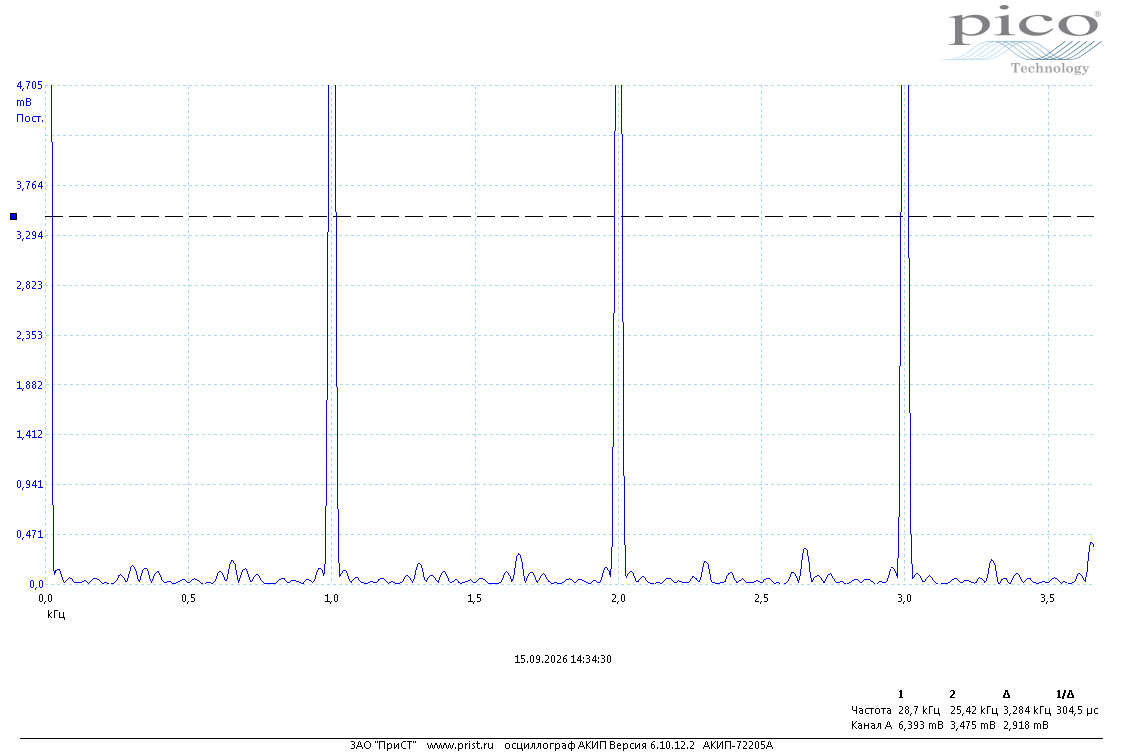
#> input picture 3.6.1/report/img/spectrum_rect_nu1.png, 1122 x 753 px, given in place of spectrum_am_wide_1.png, which was not available; the run also reads 4 pictures not shown here
$ python digitize_screens.py ../report/img/spectrum_rect_nu1.png
#> lines starting #> are read from the running program, lines starting #| are printed output that depends on the picture; after the words box and inside, x2 and y2 are one past the last pixel; in counts of white or black regions, pixels touching at a corner belong together; pictures that were not available may be replaced by others from this repository, and a replacement may not be noted
"""Снятие отсчётов со скриншотов PicoScope (report/img/*.png) -> data/raw/screens/.

Скриншоты спектров -- первичный результат измерений этой работы. Скрипт
переводит изображение в числа так же, как это делается курсорами
осциллографа: по калибровке осей (положение линий сетки и подписи к ним)
находит частоты и амплитуды спектральных линий.

Алгоритм
--------
* Линии сетки имеют цвет (173, 216, 230); по ним и по подписям осей
  (занесены вручную в словарь SCREENS ниже) строится линейная калибровка
  «пиксель -> кГц, мВ».
* Кривая спектра рисуется синим и чёрным; для каждого столбца пикселей
  берётся самая верхняя точка кривой (пунктирные горизонтальные курсоры
  исключаются).
* Амплитуда линии -- максимум кривой в окне вокруг ожидаемой частоты,
  частота -- середина столбцов, в которых кривая поднимается не ниже чем
  на 1 пиксель от максимума.
* Если вершина линии упирается в верхнюю границу экрана, линия помечается
  clipped = 1 (амплитуда известна лишь как нижняя граница).

Погрешность отсчёта -- 1 пиксель; её значение по каждой оси записывается
в столбцы sigma_*.

Сырые данные не перезаписываются: если выходной файл уже существует,
скрипт его пропускает (перезапись -- только с ключом --force).

Запуск (из каталога работы):
    python scripts/digitize_screens.py [--force]
"""

from __future__ import annotations

import sys
from pathlib import Path

import numpy as np
import pandas as pd
from PIL import Image

from lab_utils import FIG_DIR, RAW_DIR

OUT_DIR = RAW_DIR / "screens"

GRID_RGB = (173, 216, 230)

# ---------------------------------------------------------------------------
# Калибровка осей: (x_px0, x0, x_px1, x1), (y_px0, y0, y_px1, y1)
# x_px/y_px -- положения крайних линий сетки, x0, y0 ... -- подписи к ним.
# ---------------------------------------------------------------------------
RECT_X = (45, 0.0, 1000, 6.0)            # кГц
RECT_Y = (584, 0.0, 85, 20.1)           # мВ
SCREENS = {
    "spectrum_rect_nu1.png":  ((45, 0.0, 1048, 3.5), (584, 0.0, 85, 4.705)),
    "spectrum_rect_nu2.png":  (RECT_X, RECT_Y),
    "spectrum_rect_nu3.png":  (RECT_X, RECT_Y),
    "spectrum_rect_nu4.png":  (RECT_X, RECT_Y),
    "spectrum_rect_tau100.png": (RECT_X, RECT_Y),
    "spectrum_rect_tau200.png": (RECT_X, RECT_Y),
    "spectrum_rect_tau250.png": (RECT_X, RECT_Y),
    "spectrum_burst_T1_N5.png":  ((170, 30.0, 1033, 80.0), (650, 0.0, 85, 13.42)),
    "spectrum_burst_T2_N5.png":  ((170, 30.0, 1033, 80.0), (650, 0.0, 85, 13.42)),
    "spectrum_burst_T1_N10.png": ((170, 30.0, 1033, 80.0), (650, 0.0, 85, 13.42)),
    "spectrum_burst_nu100_N10.png": ((170, 30.0, 1033, 80.0), (650, 0.0, 85, 13.42)),
    "spectrum_am.png":        ((36, 25.0, 1110, 75.0), (650, 19.17, 85, 843.6)),
    "spectrum_am_wide_1.png": ((45, 0.0, 985, 700.0), (650, 0.0, 85, 50.0)),
    "spectrum_am_wide_2.png": ((45, 0.0, 985, 700.0), (650, 0.0, 85, 50.0)),
    "spectrum_am_wide_3.png": ((45, 0.0, 985, 700.0), (650, 0.0, 85, 50.0)),
    "filter_spectrum.png":    ((45, 0.0, 1062, 3.5), (650, 0.0, 85, 53.68)),   # МГц
}

# Параметры сигналов прямоугольных импульсов на скриншотах части А
# (период T в мс, длительность tau в мкс). Период проверяется по спектру.
RECT_SCREENS = {
    "spectrum_rect_nu1.png":    (1.0, 50.0),
    "spectrum_rect_nu2.png":    (0.5, 50.0),
    "spectrum_rect_nu3.png":    (1.0 / 3.0, 50.0),
    "spectrum_rect_nu4.png":    (0.2, 50.0),
    "spectrum_rect_tau100.png": (0.5, 100.0),
    "spectrum_rect_tau200.png": (0.5, 200.0),
    "spectrum_rect_tau250.png": (0.5, 250.0),
}


class Screen:
    """Оцифрованная кривая одного скриншота спектра."""

    def __init__(self, name: str) -> None:
        (xp0, x0, xp1, x1), (yp0, y0, yp1, y1) = SCREENS[name]
        self.name = name
        self.kx = (x1 - x0) / (xp1 - xp0)
        self.ky = (y1 - y0) / (yp1 - yp0)
        self.x0, self.xp0, self.y0, self.yp0 = x0, xp0, y0, yp0
        self.y_top = y1                       # верхняя граница экрана

        rgb = np.asarray(Image.open(FIG_DIR / name).convert("RGB")).astype(int)
        r, g, b = rgb[..., 0], rgb[..., 1], rgb[..., 2]
        blue = (r < 60) & (g < 60) & (b > 200)
        black = (r < 60) & (g < 60) & (b < 60)
        mask = blue | black
        for i in range(mask.shape[0]):        # пунктирные курсоры
            if black[i].sum() > 250:
                mask[i] = False

        top, bottom = min(yp0, yp1), max(yp0, yp1)
        cols, vals = [], []
        # левый край области графика (слева от него -- подписи оси Y)
        left = 40 if name == "spectrum_am.png" else 48
        for j in range(left, rgb.shape[1] - 30):
            idx = np.nonzero(mask[top:bottom + 1, j])[0]
            if len(idx):
                cols.append(j)
                vals.append(top + idx[0])
        self.cols = np.array(cols)
        self.rows = np.array(vals)
        self.x = x0 + (self.cols - xp0) * self.kx
        self.y = y0 + (self.rows - yp0) * self.ky

    @property
    def sigma_x(self) -> float:
        return abs(self.kx)

    @property
    def sigma_y(self) -> float:
        return abs(self.ky)

    def line(self, nu: float, half_window: float) -> tuple[float, float, int]:
        """Частота, амплитуда и признак «зашкаливания» линии около nu."""
        m = (self.x > nu - half_window) & (self.x < nu + half_window)
        if not m.any():
            return np.nan, np.nan, 0
        y = self.y[m]
        x = self.x[m]
        ymax = y.max()
        top = np.abs(y - ymax) <= self.sigma_y * 1.01
        clipped = int(ymax >= self.y_top - 0.5 * self.sigma_y)
        return float(np.mean(x[top])), float(ymax), clipped

    def peaks(self, threshold: float, min_sep: float) -> list[tuple[float, float]]:
        """Все локальные максимумы выше threshold, разнесённые на min_sep."""
        out: list[tuple[float, float]] = []
        for k in np.argsort(-self.y):
            if self.y[k] < threshold:
                break
            if all(abs(self.x[k] - p[0]) > min_sep for p in out):
                out.append((float(self.x[k]), float(self.y[k])))
        return sorted(out)


# ---------------------------------------------------------------------------
def rect_lines() -> pd.DataFrame:
    rows = []
    for name, (T, tau) in RECT_SCREENS.items():
        s = Screen(name)
        nu_rep = 1.0 / T
        n = 1
        while n * nu_rep < s.x.max() - 0.1:
            nu, a, clip = s.line(n * nu_rep, 0.15)
            rows.append({
                "screen": name, "T_ms": round(T, 5), "tau_us": tau, "n": n,
                "nu_kHz": round(nu, 4), "a_mV": round(a, 3), "clipped": clip,
                "sigma_nu_kHz": round(s.sigma_x, 4), "sigma_a_mV": round(s.sigma_y, 3),
            })
            n += 1
    return pd.DataFrame(rows)


# [32 lines left out: functions burst_lines, am_lines, not called in this run]


def meander_lines() -> tuple[pd.DataFrame, pd.DataFrame]:
    """Спектры в диапазоне 0-780 кГц: гармоники и «лишние» линии."""
    screens = {"spectrum_am_wide_1.png": 50.0, "spectrum_am_wide_2.png": 50.0,
               "spectrum_am_wide_3.png": 100.0}
    harm, other = [], []
    for name, nu1 in screens.items():
        s = Screen(name)
        used = []
        n = 1
        while n * nu1 < s.x.max() - 3:
            x, a, clip = s.line(n * nu1, 4.0)
            harm.append({"screen": name, "nu1_set_kHz": nu1, "n": n,
                         "nu_kHz": round(x, 2), "a_mV": round(a, 3),
                         "sigma_nu_kHz": round(s.sigma_x, 3),
                         "sigma_a_mV": round(s.sigma_y, 3)})
            used.append(n * nu1)
            n += 1
        for x, a in s.peaks(0.9, 4.0):
            if all(abs(x - u) > 4 for u in used):
                other.append({"screen": name, "nu1_set_kHz": nu1,
                              "nu_kHz": round(x, 2), "a_mV": round(a, 3),
                              "sigma_nu_kHz": round(s.sigma_x, 3),
                              "sigma_a_mV": round(s.sigma_y, 3)})
#> this loop made 3 passes
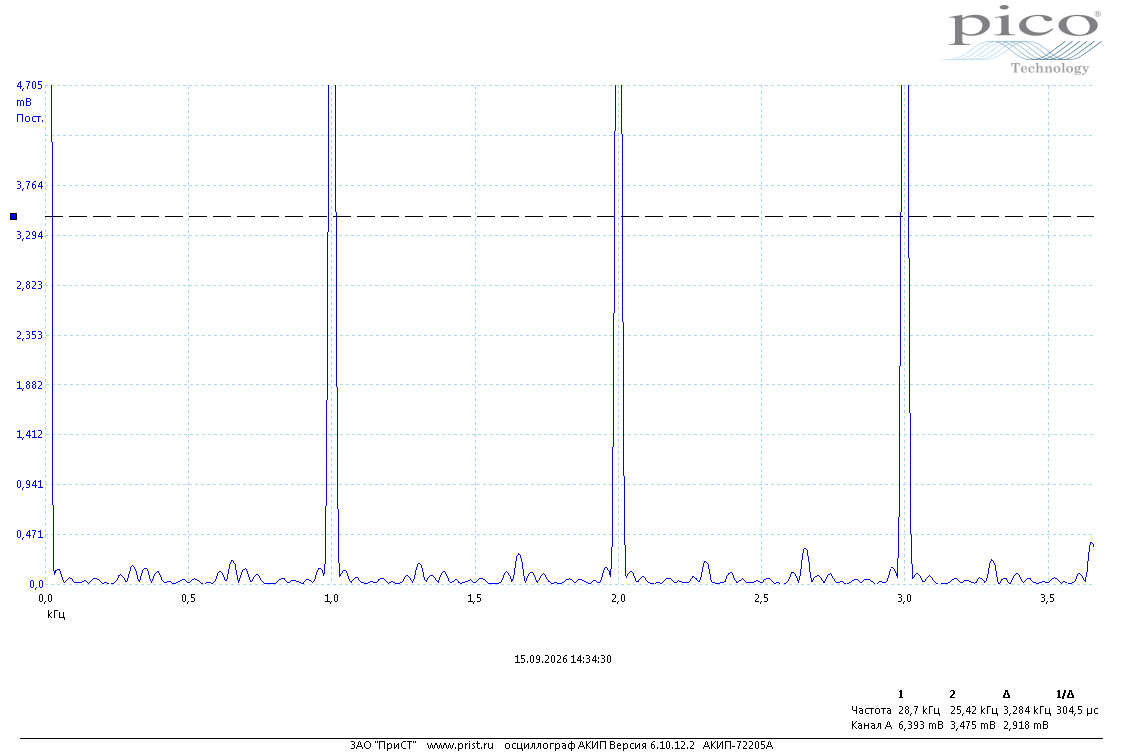
#> input picture 3.6.1/report/img/spectrum_rect_nu1.png, 1122 x 753 px, given in place of spectrum_am_wide_1.png, which was not available
#> pass 1, in __init__, `r, g, b = rgb[..., 0], rgb[..., 1], rgb[..., 2]`:
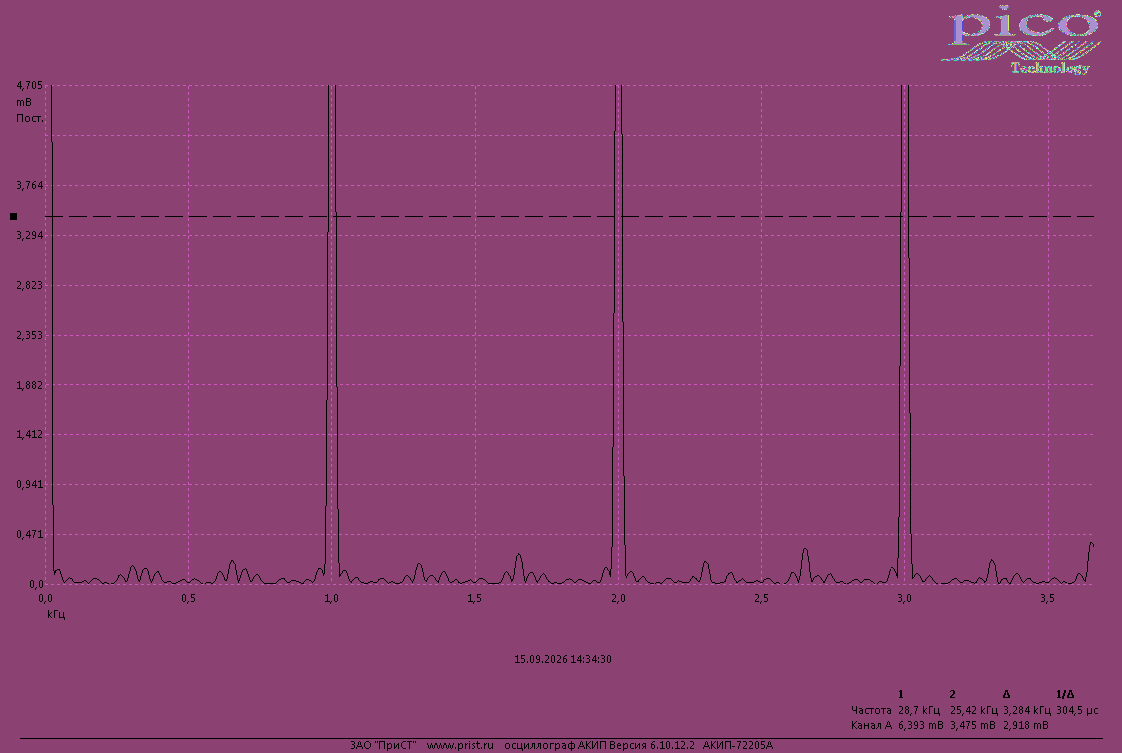
#> r: shape (753, 1122) int64; 167 distinct labels, from 0 to 255; one colour per label, 0 black
#> pass 1, in __init__, `r, g, b = rgb[..., 0], rgb[..., 1], rgb[..., 2]`:
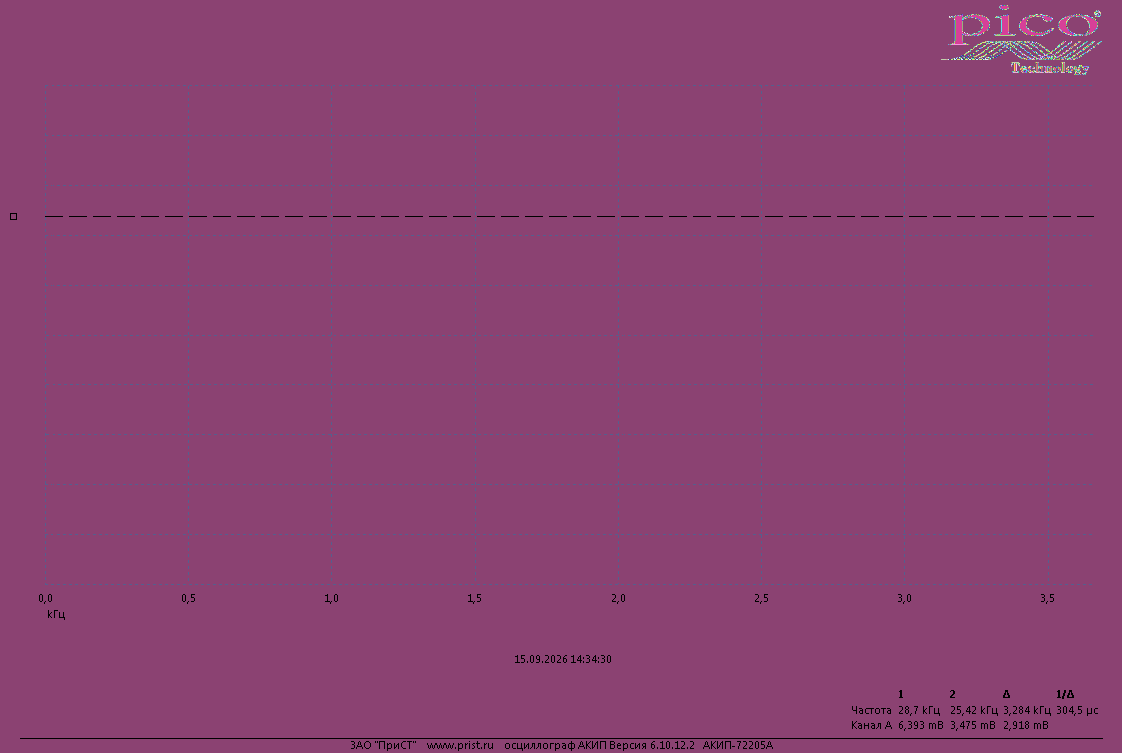
#> b: shape (753, 1122) int64; 124 distinct labels, from 0 to 255; one colour per label, 0 black
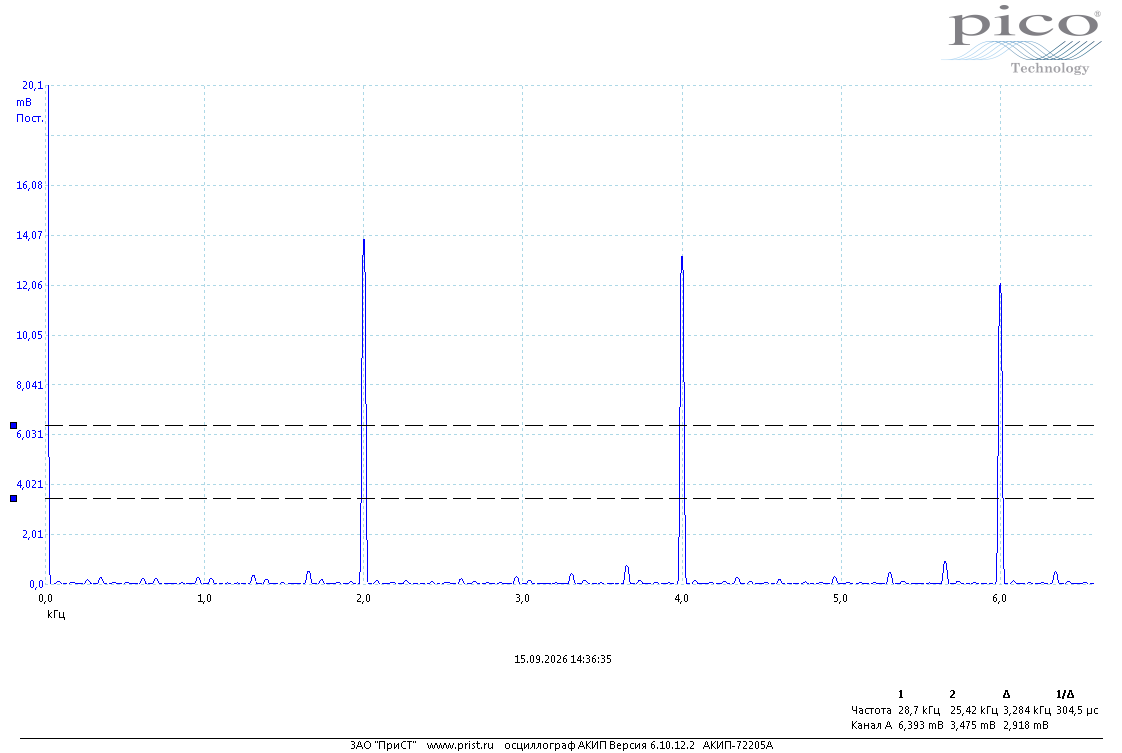
#> input picture 3.6.1/report/img/spectrum_rect_nu2.png, 1122 x 753 px, given in place of spectrum_am_wide_2.png, which was not available
    return pd.DataFrame(harm), pd.DataFrame(other)


# [24 lines left out: functions filter_lines, filter_waveform, not called in this run]


def main() -> None:
    force = "--force" in sys.argv
    OUT_DIR.mkdir(parents=True, exist_ok=True)
    meander, other = meander_lines()
    tables = {
        "rect_lines.csv": rect_lines(),
        "burst_lines.csv": burst_lines(),
        "am_lines.csv": am_lines(),
        "meander_lines.csv": meander,
        "meander_other_lines.csv": other,
        "filter_lines.csv": filter_lines(),
        "filter_waveform.csv": filter_waveform(),
    }
#> the loop in rect_lines, `for name, (T, tau) in RECT_SCREENS.items():` made 7 passes
#> pass 1, in __init__ (call 4), `blue = (r < 60) & (g < 60) & (b > 200)`:
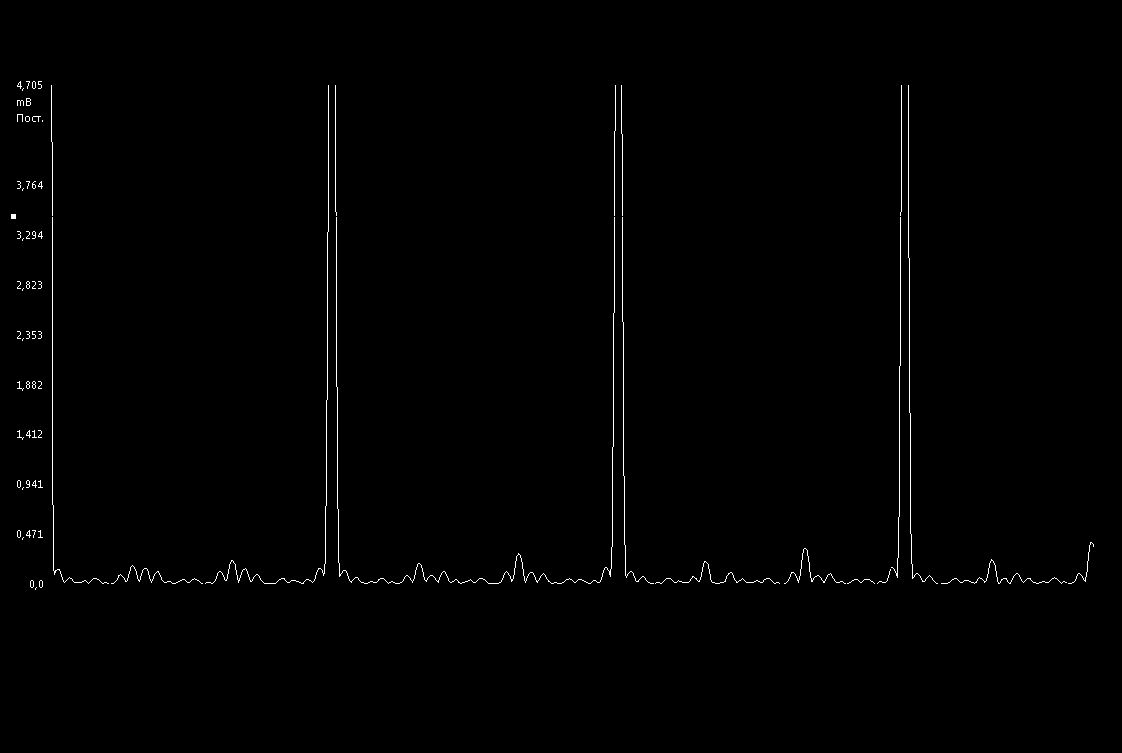
#> blue: shape (753, 1122) bool; 0.66% white in thin lines or dots, all inside (x1, y1, x2, y2) = (11, 81, 1094, 590)
#> pass 1, in __init__ (call 4), `mask = blue | black`:
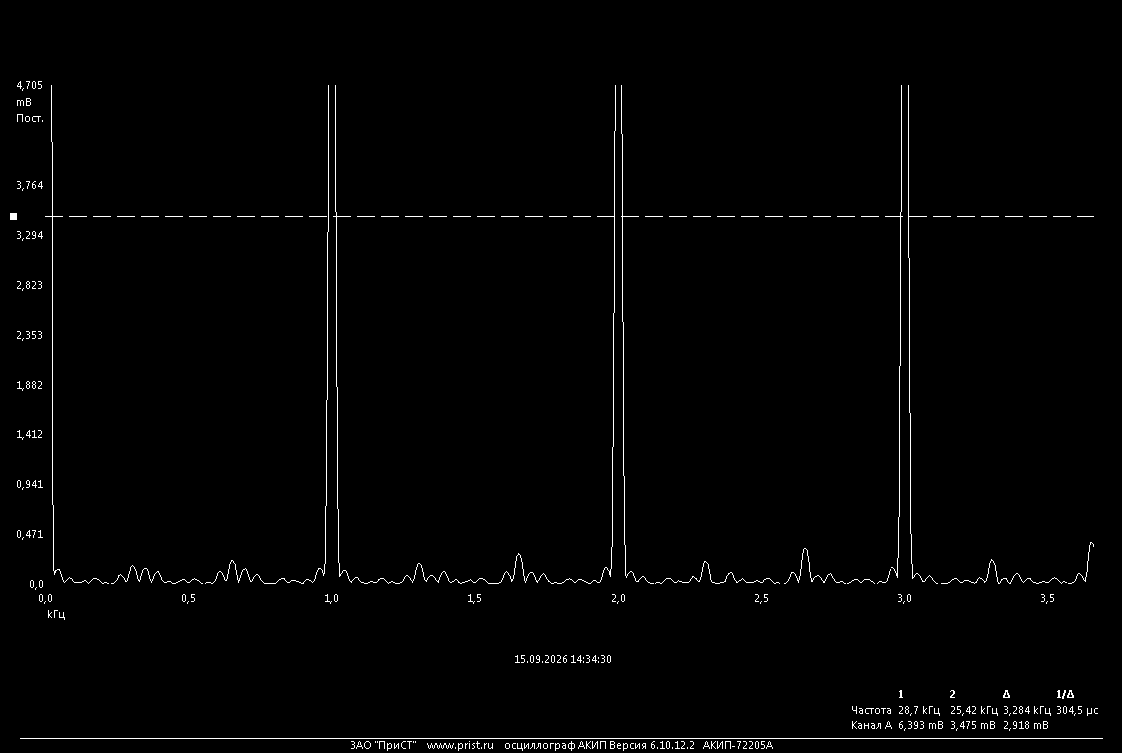
#> mask: shape (753, 1122) bool; 1.2% white in thin lines or dots, all inside (x1, y1, x2, y2) = (10, 81, 1103, 751)
    for name, df in tables.items():
        path = OUT_DIR / name
        if path.exists() and not force:
            print(f"  [=] {path.relative_to(RAW_DIR.parent.parent)} уже есть, пропуск")
            continue
        with open(path, "w", encoding="utf-8") as fh:
            fh.write(f"# Отсчёты со скриншотов report/img/ (scripts/digitize_screens.py)\n")
            df.to_csv(fh, index=False)
        print(f"  -> {path.relative_to(RAW_DIR.parent.parent)} ({len(df)} строк)")


if __name__ == "__main__":
#> (the run stopped early here; a loop or call above may not have finished)
